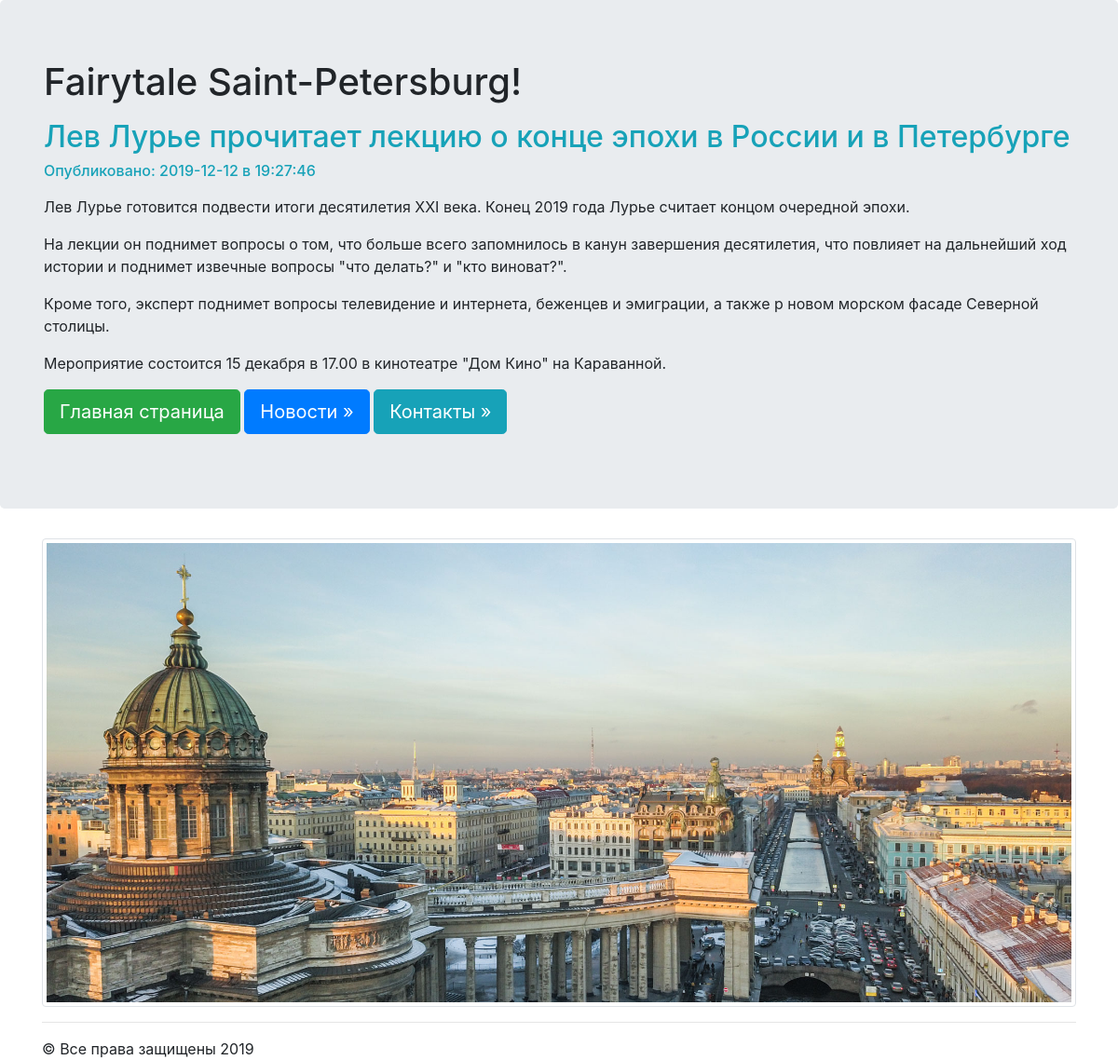
The page /news/1/ on the database its author committed.
### news/models.py (models this page shows, shortened)
class Articles(models.Model):
    title = models.CharField(max_length = 120)
    post = models.TextField()
    date = models.DateTimeField()

### news/templates/news/post.html
{% extends "mainApp/wrapper.html" %}
{% block content %}
  <h2 class="text-info">{{articles.title}}</h2>
  <h6 class="text-info">Опубликовано: {{articles.date|date:"Y-m-d в H:i:s"}}</h6>
  <p>{{articles.post|safe|linebreaks}}</p>
{% endblock %}

### rows shown on the page
Articles: title "Лев Лурье прочитает лекцию о конце эпохи в России и в Петербурге", date "2019-12-12 в 19:27:46", post "Лев Лурье готовится подвести итоги десятилетия XXI века. Конец 2019 года Лурье считает концом очередной эпохи. На лекции он поднимет вопросы о том, что больше всего запомнилось в канун завершения десятилетия, что повлияет на дальнейший ход истории и поднимет извечные вопросы \"что делать?\" и \"кто виноват?\". Кроме того, эксперт поднимет вопросы телевидение и интернета, беженцев и эмиграции, а также р новом морском фасаде Северной столицы. Мероприятие состоится 15 декабря в 17.00 в кинотеатре \"Дом Кино\" на Караванной."
